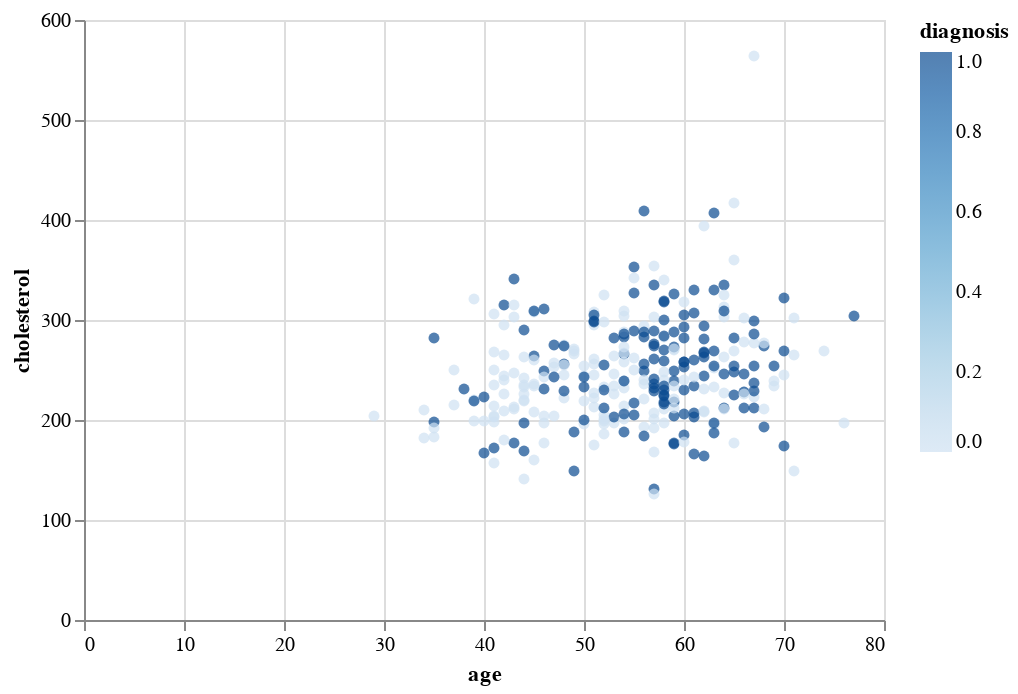

Write notebook code for a chart like this one.
### Markdown cell above
> **Scatter** **Plot**

### Code cell
#scatter plot

import altair as alt
chart = alt.Chart(data).mark_circle().encode(
    x='age',
    y='cholesterol',
    color='diagnosis'
).interactive()
chart

### Figure 1 — Vega-Lite specification as saved in the notebook (floating-point values rounded to 4 significant figures; data arrays with more than 128 entries replaced by an {"elided": "..."} marker saying what was removed)
{"config": {"view": {"continuousWidth": 400, "continuousHeight": 300}}, "data": {"name": "data-39c94a17d374de8799e6a2e2918abecc"}, "mark": "circle", "encoding": {"color": {"field": "diagnosis", "type": "quantitative"}, "x": {"field": "age", "type": "quantitative"}, "y": {"field": "cholesterol", "type": "quantitative"}}, "selection": {"selector001": {"type": "interval", "bind": "scales", "encodings": ["x", "y"]}}, "$schema": "https://vega.github.io/schema/vega-lite/v4.17.0.json", "datasets": {"data-39c94a17d374de8799e6a2e2918abecc": {"elided": "297 records"}}}
